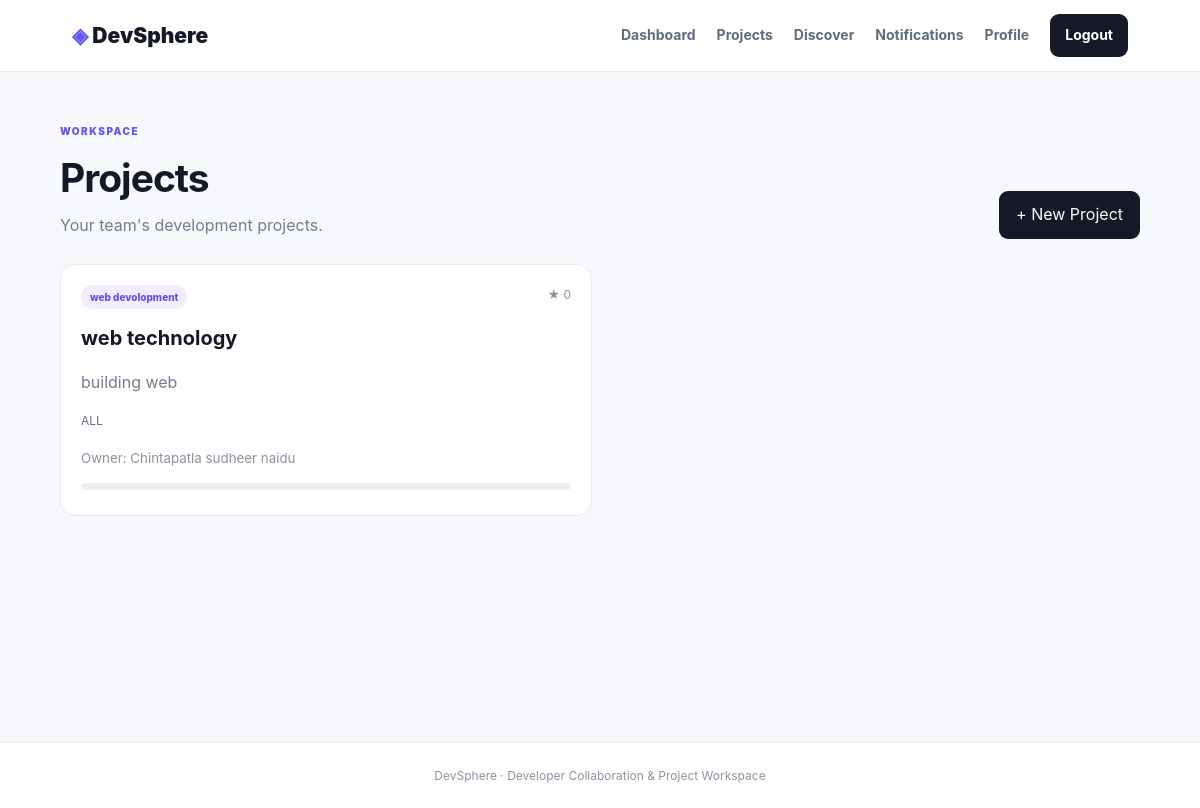
Screenshot of /projects (signed in) with the database file from the repository.
### tables this page shows
CREATE TABLE projects(
        id INTEGER PRIMARY KEY AUTOINCREMENT,
        owner_id INTEGER NOT NULL,
        title TEXT NOT NULL,
        description TEXT NOT NULL,
        category TEXT NOT NULL,
        technologies TEXT DEFAULT '',
        github TEXT DEFAULT '',
        demo TEXT DEFAULT '',
        visibility TEXT DEFAULT 'Public',
        progress INTEGER DEFAULT 0,
        stars INTEGER DEFAULT 0,
        created_at TEXT DEFAULT CURRENT_TIMESTAMP,
        FOREIGN KEY(owner_id) REFERENCES users(id)
    );

CREATE TABLE users(
        id INTEGER PRIMARY KEY AUTOINCREMENT,
        name TEXT NOT NULL,
        email TEXT UNIQUE NOT NULL,
        password TEXT NOT NULL,
        bio TEXT DEFAULT '',
        skills TEXT DEFAULT '',
        github TEXT DEFAULT '',
        linkedin TEXT DEFAULT '',
        created_at TEXT DEFAULT CURRENT_TIMESTAMP
    );

### app.py (the view)
@app.route("/projects")
@login_required
def projects():
    conn=get_db()
    rows=conn.execute("""
        SELECT p.*,u.name owner_name
        FROM projects p JOIN users u ON p.owner_id=u.id
        ORDER BY p.created_at DESC
    """).fetchall()
    conn.close()
    return render_template("projects.html",projects=rows)

### app.py (called while the page is built)
def get_db():
    conn = sqlite3.connect(DB)
    conn.row_factory = sqlite3.Row
    return conn

def login_required(view):
    @wraps(view)
    def wrapper(*args, **kwargs):
        if "user_id" not in session:
            flash("Please login to continue.", "warning")
            return redirect(url_for("login"))
        return view(*args, **kwargs)
    return wrapper

@app.context_processor
def common_data():
    if "user_id" not in session:
        return {}
    conn=get_db()
    count=conn.execute(
        "SELECT COUNT(*) FROM notifications WHERE user_id=? AND is_read=0",
        (session["user_id"],)
    ).fetchone()[0]
    conn.close()
    return {"unread_notifications":count}

### templates/projects.html (shortened to what this page needs)
{% extends "base.html" %}
{% block content %}
<div class="page-header"><div><span class="eyebrow">WORKSPACE</span><h1>Projects</h1><p>Your team's development projects.</p></div><a class="btn primary" href="{{url_for('create_project')}}">+ New Project</a></div>
<div class="project-grid">
{% for p in projects %}
<a class="project-card" href="{{url_for('project',project_id=p.id)}}"><div class="card-row"><span class="tag">{{p.category}}</span><span>★ {{p.stars}}</span></div><h3>{{p.title}}</h3><p>{{p.description}}</p><div class="technology">{{p.technologies}}</div><small>Owner: {{p.owner_name}}</small><div class="progress"><i style="width:{{p.progress}}%"></i></div></a>
{% else %}<div class="empty">No projects available.</div>{% endfor %}
</div>
{% endblock %}

### static/css/style.css (style rules this page uses)
* { box-sizing:border-box }
:root { --ink:#151827;--muted:#737d90;--line:#e7eaf1;--purple:#6558ee;--bg:#f7f8fc;--white:#fff }
body { margin:0;background:var(--bg);color:var(--ink);font-family:Inter,Segoe UI,Arial,sans-serif;line-height:1.6 }
.eyebrow { font-size:10px;letter-spacing:1.5px;color:var(--purple);font-weight:900 }
.btn { border:0;border-radius:9px;padding:11px 17px;font-weight:750;text-decoration:none;display:inline-block;cursor:pointer;font:inherit }
.primary { background:var(--ink);color:#fff }
.progress { height:7px;background:#eceef4;border-radius:50px;overflow:hidden;margin:12px 0 5px }
.feature-grid div,.panel,.project-card,.auth-card { background:#fff;border:1px solid var(--line);border-radius:15px }
.page-header { display:flex;justify-content:space-between;align-items:end;padding:45px 0 25px }
.page-header h1 { font-size:39px;letter-spacing:-1px;margin:4px 0 }
.page-header p { color:var(--muted);margin:0 }
.project-grid { display:grid;grid-template-columns:repeat(2,1fr);gap:16px }
.project-card { padding:20px;text-decoration:none;color:inherit;display:block;transition:.2s }
.card-row { display:flex;justify-content:space-between;color:#8a92a1;font-size:12px }
.tag { display:inline-block;background:#efedff;color:#5e52e6;padding:4px 9px;border-radius:50px;font-size:10px;font-weight:850 }
.project-card h3 { font-size:20px;margin:13px 0 5px }
.project-card p { color:var(--muted) }
.technology { color:#657084;font-size:12px;margin:15px 0 }
.project-card small { color:#8b93a2 }

### rows the page displays
projects: category "web devolopment", stars "0", title "web technology", description "building web", technologies "ALL", owner_name "Chintapatla sudheer naidu"
